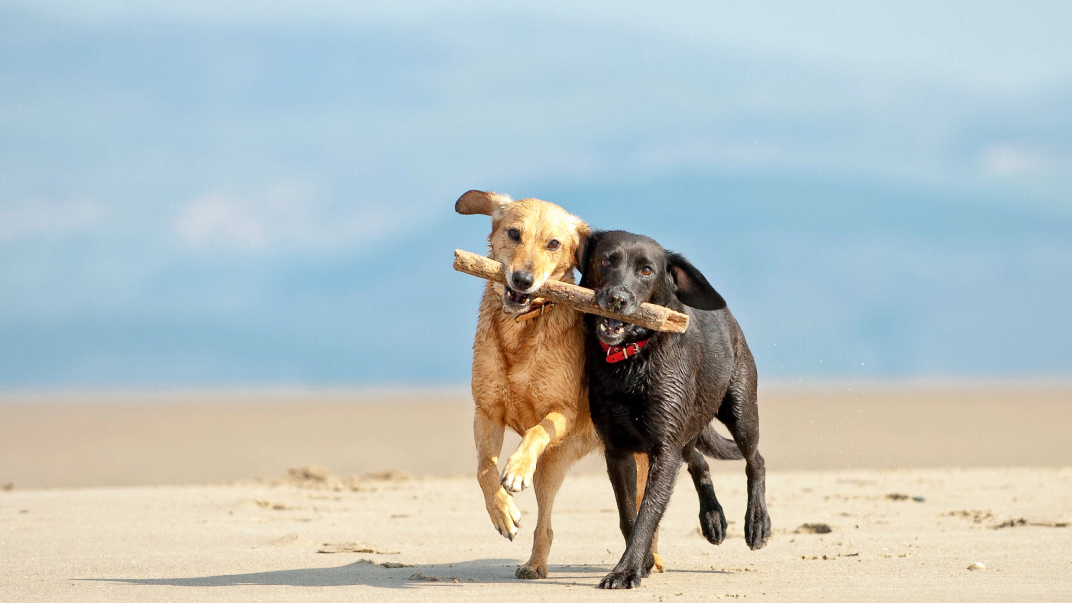
#> input picture masking/test_img/painter_input_image.jpg, 1072 x 603 px
$ python mask_painter.py
#> lines starting #> are read from the running program, lines starting #| are printed output that depends on the picture; after the words box and inside, x2 and y2 are one past the last pixel; in counts of white or black regions, pixels touching at a corner belong together; long printed decimals are rounded
import cv2
import numpy as np
from PIL import Image
import time


def colormap(rgb=True):
    color_list = np.array(
        [
            0.000, 0.000, 0.000,
            1.000, 1.000, 1.000,
            1.000, 0.498, 0.313,
            0.392, 0.581, 0.929,
            0.000, 0.447, 0.741,
            0.850, 0.325, 0.098,
            0.929, 0.694, 0.125,
            0.494, 0.184, 0.556,
            0.466, 0.674, 0.188,
            0.301, 0.745, 0.933,
            0.635, 0.078, 0.184,
            0.300, 0.300, 0.300,
            0.600, 0.600, 0.600,
            1.000, 0.000, 0.000,
            1.000, 0.500, 0.000,
            0.749, 0.749, 0.000,
            0.000, 1.000, 0.000,
            0.000, 0.000, 1.000,
            0.667, 0.000, 1.000,
            0.333, 0.333, 0.000,
            0.333, 0.667, 0.000,
            0.333, 1.000, 0.000,
            0.667, 0.333, 0.000,
            0.667, 0.667, 0.000,
            0.667, 1.000, 0.000,
            1.000, 0.333, 0.000,
            1.000, 0.667, 0.000,
            1.000, 1.000, 0.000,
            0.000, 0.333, 0.500,
            0.000, 0.667, 0.500,
            0.000, 1.000, 0.500,
            0.333, 0.000, 0.500,
            0.333, 0.333, 0.500,
            0.333, 0.667, 0.500,
            0.333, 1.000, 0.500,
            0.667, 0.000, 0.500,
            0.667, 0.333, 0.500,
            0.667, 0.667, 0.500,
            0.667, 1.000, 0.500,
            1.000, 0.000, 0.500,
            1.000, 0.333, 0.500,
            1.000, 0.667, 0.500,
            1.000, 1.000, 0.500,
            0.000, 0.333, 1.000,
            0.000, 0.667, 1.000,
            0.000, 1.000, 1.000,
            0.333, 0.000, 1.000,
            0.333, 0.333, 1.000,
            0.333, 0.667, 1.000,
            0.333, 1.000, 1.000,
            0.667, 0.000, 1.000,
            0.667, 0.333, 1.000,
            0.667, 0.667, 1.000,
            0.667, 1.000, 1.000,
            1.000, 0.000, 1.000,
            1.000, 0.333, 1.000,
            1.000, 0.667, 1.000,
            0.167, 0.000, 0.000,
            0.333, 0.000, 0.000,
            0.500, 0.000, 0.000,
            0.667, 0.000, 0.000,
            0.833, 0.000, 0.000,
            1.000, 0.000, 0.000,
            0.000, 0.167, 0.000,
            0.000, 0.333, 0.000,
            0.000, 0.500, 0.000,
            0.000, 0.667, 0.000,
            0.000, 0.833, 0.000,
            0.000, 1.000, 0.000,
            0.000, 0.000, 0.167,
            0.000, 0.000, 0.333,
            0.000, 0.000, 0.500,
            0.000, 0.000, 0.667,
            0.000, 0.000, 0.833,
            0.000, 0.000, 1.000,
            0.143, 0.143, 0.143,
            0.286, 0.286, 0.286,
            0.429, 0.429, 0.429,
            0.571, 0.571, 0.571,
            0.714, 0.714, 0.714,
            0.857, 0.857, 0.857
        ]
    ).astype(np.float32)
    color_list = color_list.reshape((-1, 3)) * 255
    if not rgb:
        color_list = color_list[:, ::-1]
    return color_list


color_list = colormap()
color_list = color_list.astype('uint8').tolist()


def vis_add_mask(image, background_mask, contour_mask, background_color, contour_color, background_alpha,
                 contour_alpha):
    background_color = np.array(background_color)
    contour_color = np.array(contour_color)

    # background_mask = 1 - background_mask
    # contour_mask = 1 - contour_mask

    for i in range(3):
        image[:, :, i] = image[:, :, i] * (1 - background_alpha + background_mask * background_alpha) \
                         + background_color[i] * (background_alpha - background_mask * background_alpha)

        image[:, :, i] = image[:, :, i] * (1 - contour_alpha + contour_mask * contour_alpha) \
                         + contour_color[i] * (contour_alpha - contour_mask * contour_alpha)

    return image.astype('uint8')


def mask_generator_00(mask, background_radius, contour_radius):
    # no background width when '00'
    # distance map
    dist_transform_fore = cv2.distanceTransform(mask, cv2.DIST_L2, 3)
    dist_transform_back = cv2.distanceTransform(1 - mask, cv2.DIST_L2, 3)
    dist_map = dist_transform_fore - dist_transform_back
    # ...:::!!!:::...
    contour_radius += 2
    contour_mask = np.abs(np.clip(dist_map, -contour_radius, contour_radius))
    contour_mask = contour_mask / np.max(contour_mask)
    contour_mask[contour_mask > 0.5] = 1.

    return mask, contour_mask


def mask_generator_01(mask, background_radius, contour_radius):
    # no background width when '00'
    # distance map
    dist_transform_fore = cv2.distanceTransform(mask, cv2.DIST_L2, 3)
    dist_transform_back = cv2.distanceTransform(1 - mask, cv2.DIST_L2, 3)
    dist_map = dist_transform_fore - dist_transform_back
    # ...:::!!!:::...
    contour_radius += 2
    contour_mask = np.abs(np.clip(dist_map, -contour_radius, contour_radius))
    contour_mask = contour_mask / np.max(contour_mask)
    return mask, contour_mask


def mask_generator_10(mask, background_radius, contour_radius):
    # distance map
    dist_transform_fore = cv2.distanceTransform(mask, cv2.DIST_L2, 3)
    dist_transform_back = cv2.distanceTransform(1 - mask, cv2.DIST_L2, 3)
    dist_map = dist_transform_fore - dist_transform_back
    # .....:::::!!!!!
    background_mask = np.clip(dist_map, -background_radius, background_radius)
    background_mask = (background_mask - np.min(background_mask))
    background_mask = background_mask / np.max(background_mask)
    # ...:::!!!:::...
    contour_radius += 2
    contour_mask = np.abs(np.clip(dist_map, -contour_radius, contour_radius))
    contour_mask = contour_mask / np.max(contour_mask)
    contour_mask[contour_mask > 0.5] = 1.
    return background_mask, contour_mask


def mask_generator_11(mask, background_radius, contour_radius):
    # distance map
    dist_transform_fore = cv2.distanceTransform(mask, cv2.DIST_L2, 3)
    dist_transform_back = cv2.distanceTransform(1 - mask, cv2.DIST_L2, 3)
    dist_map = dist_transform_fore - dist_transform_back
    # .....:::::!!!!!
    background_mask = np.clip(dist_map, -background_radius, background_radius)
    background_mask = (background_mask - np.min(background_mask))
    background_mask = background_mask / np.max(background_mask)
    # ...:::!!!:::...
    contour_radius += 2
    contour_mask = np.abs(np.clip(dist_map, -contour_radius, contour_radius))
    contour_mask = contour_mask / np.max(contour_mask)
    return background_mask, contour_mask


def mask_painter(input_image, input_mask, background_alpha=0.5, background_blur_radius=7, contour_width=3,
                 contour_color=3, contour_alpha=1, mode='11'):
    """
    Input:
    input_image: numpy array
    input_mask: numpy array
    background_alpha: transparency of background, [0, 1], 1: all black, 0: do nothing
    background_blur_radius: radius of background blur, must be odd number
    contour_width: width of mask contour, must be odd number
    contour_color: color index (in color map) of mask contour, 0: black, 1: white, >1: others
    contour_alpha: transparency of mask contour, [0, 1], if 0: no contour highlighted
    mode: painting mode, '00', no blur, '01' only blur contour, '10' only blur background, '11' blur both

    Output:
    painted_image: numpy array
    """
    assert input_image.shape[:2] == input_mask.shape, 'different shape'
    assert background_blur_radius % 2 * contour_width % 2 > 0, 'background_blur_radius and contour_width must be ODD'
    assert mode in ['00', '01', '10', '11'], 'mode should be 00, 01, 10, or 11'

    # downsample input image and mask
    width, height = input_image.shape[0], input_image.shape[1]
    res = 1024
    ratio = min(1.0 * res / max(width, height), 1.0)
    input_image = cv2.resize(input_image, (int(height * ratio), int(width * ratio)))
    input_mask = cv2.resize(input_mask, (int(height * ratio), int(width * ratio)))

    # 0: background, 1: foreground
    msk = np.clip(input_mask, 0, 1)

    # generate masks for background and contour pixels
    background_radius = (background_blur_radius - 1) // 2
    contour_radius = (contour_width - 1) // 2
    generator_dict = {'00': mask_generator_00, '01': mask_generator_01, '10': mask_generator_10,
                      '11': mask_generator_11}
    background_mask, contour_mask = generator_dict[mode](msk, background_radius, contour_radius)

    # paint
    painted_image = vis_add_mask \
        (input_image, background_mask, contour_mask, color_list[0], color_list[contour_color], background_alpha,
         contour_alpha)  # black for background

    return painted_image


if __name__ == '__main__':
    background_alpha = 0.7  # transparency of background 1: all black, 0: do nothing
    background_blur_radius = 31  # radius of background blur, must be odd number
    contour_width = 11  # contour width, must be odd number
    contour_color = 3  # id in color map, 0: black, 1: white, >1: others
    contour_alpha = 1  # transparency of background, 0: no contour highlighted

    # load input image and mask
    input_image = np.array(Image.open('./test_img/painter_input_image.jpg').convert('RGB'))
#> input_image is the input picture: shape (603, 1072, 3); mean R, G, B 182, 192.5, 191.9
    input_mask = np.array(Image.open('./test_img/painter_input_mask.jpg').convert('P'))
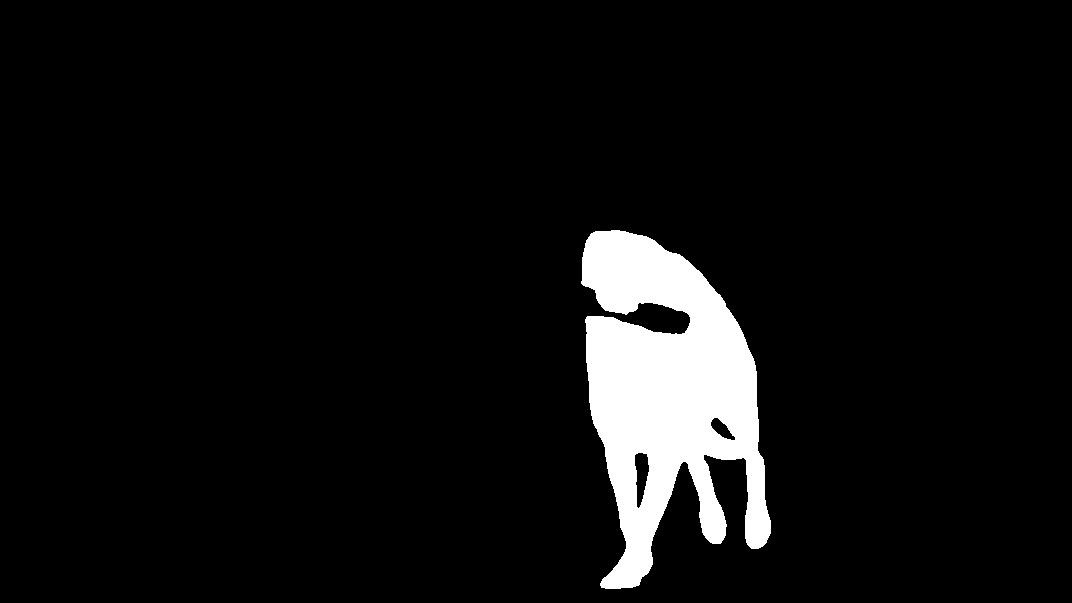
#> input picture masking/test_img/painter_input_mask.jpg, 1072 x 603 px
#> input_mask: shape (603, 1072); values 0 (black) and 225 (white), 6.1% white; 1 white region, box (x1, y1, x2, y2) and area: (581, 230, 771, 589) 39466

    # paint
    overall_time_1 = 0
    overall_time_2 = 0
    overall_time_3 = 0
    overall_time_4 = 0
    overall_time_5 = 0

    for i in range(50):
        t2 = time.time()
        painted_image_00 = mask_painter(input_image, input_mask, background_alpha, background_blur_radius,
                                        contour_width, contour_color, contour_alpha, mode='00')
        e2 = time.time()

        t3 = time.time()
        painted_image_10 = mask_painter(input_image, input_mask, background_alpha, background_blur_radius,
                                        contour_width, contour_color, contour_alpha, mode='10')
        e3 = time.time()

        t1 = time.time()
        painted_image = mask_painter(input_image, input_mask, background_alpha, background_blur_radius, contour_width,
                                     contour_color, contour_alpha)
        e1 = time.time()

        t4 = time.time()
        painted_image_01 = mask_painter(input_image, input_mask, background_alpha, background_blur_radius,
                                        contour_width, contour_color, contour_alpha, mode='01')
        e4 = time.time()

        t5 = time.time()
        painted_image_11 = mask_painter(input_image, input_mask, background_alpha, background_blur_radius,
                                        contour_width, contour_color, contour_alpha, mode='11')
        e5 = time.time()

        overall_time_1 += (e1 - t1)
        overall_time_2 += (e2 - t2)
        overall_time_3 += (e3 - t3)
        overall_time_4 += (e4 - t4)
        overall_time_5 += (e5 - t5)
#> this loop made 50 passes
#> pass 1, in mask_painter, `input_mask = cv2.resize(input_mask, (int(height * ratio), int(width * ..`:
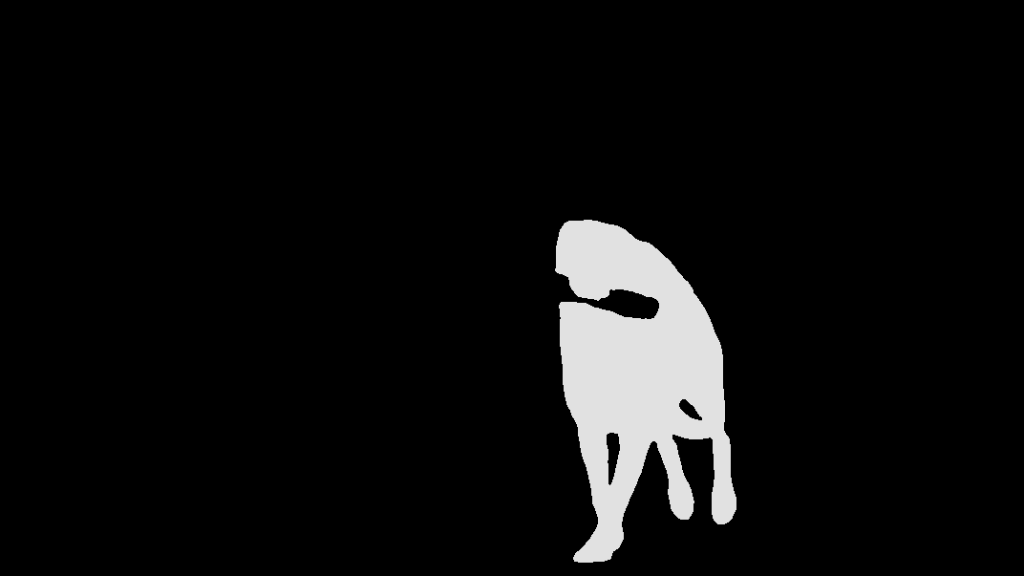
#> input_mask: shape (576, 1024); min 0, max 225, mean 13.7
#> pass 1, in mask_painter, `msk = np.clip(input_mask, 0, 1)`:
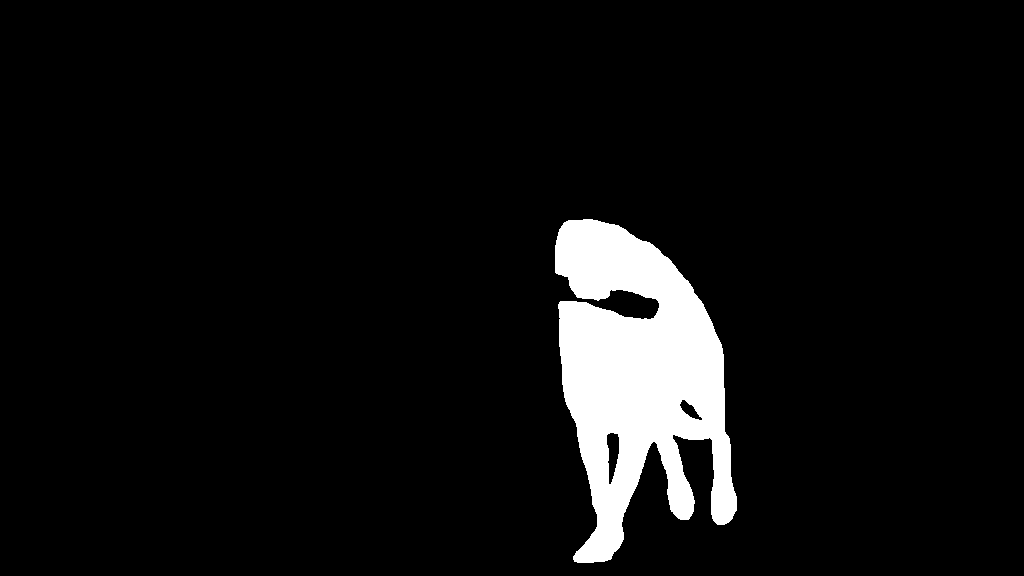
#> msk: shape (576, 1024); values 0 (black) and 1 (white), 6.3% white; 1 white region, box (x1, y1, x2, y2) and area: (555, 219, 737, 563) 36985
#> pass 1, in mask_generator_00, `dist_transform_fore = cv2.distanceTransform(mask, cv2.DIST_L2, 3)`:
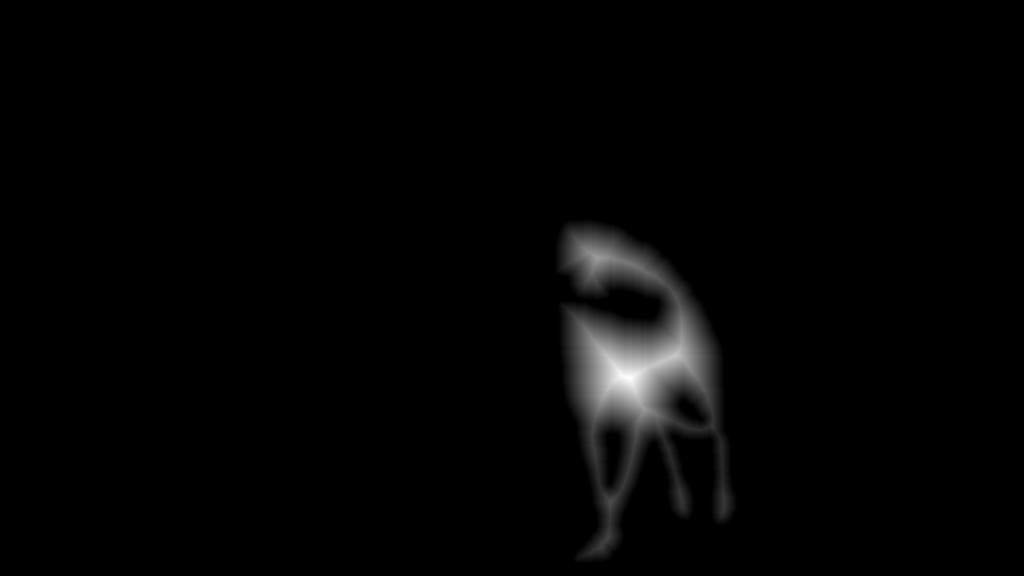
#> dist_transform_fore: shape (576, 1024) float32; min 0, max 58.52, mean 1; drawn with min black and max white

    print(f'average time w gaussian: {overall_time_1 / 50}')
#| average time w gaussian: 0.03354
    print(f'average time w/o gaussian00: {overall_time_2 / 50}')
#| average time w/o gaussian00: 0.04715
    print(f'average time w/o gaussian10: {overall_time_3 / 50}')
#| average time w/o gaussian10: 0.03095
    print(f'average time w/o gaussian01: {overall_time_4 / 50}')
#| average time w/o gaussian01: 0.04404
    print(f'average time w/o gaussian11: {overall_time_5 / 50}')
#| average time w/o gaussian11: 0.02955

    # save
    painted_image_00 = Image.fromarray(painted_image_00)
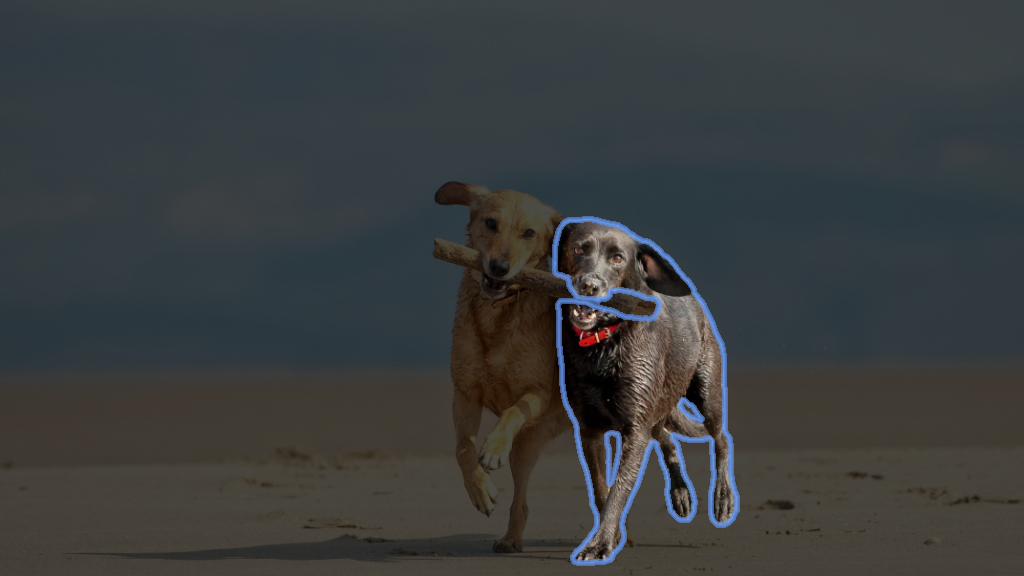
#> painted_image_00: PIL image 1024x576 RGB; mean R, G, B 58, 61.3, 61.9
    painted_image_00.save('./test_img/painter_output_image_00.png')

    painted_image_10 = Image.fromarray(painted_image_10)
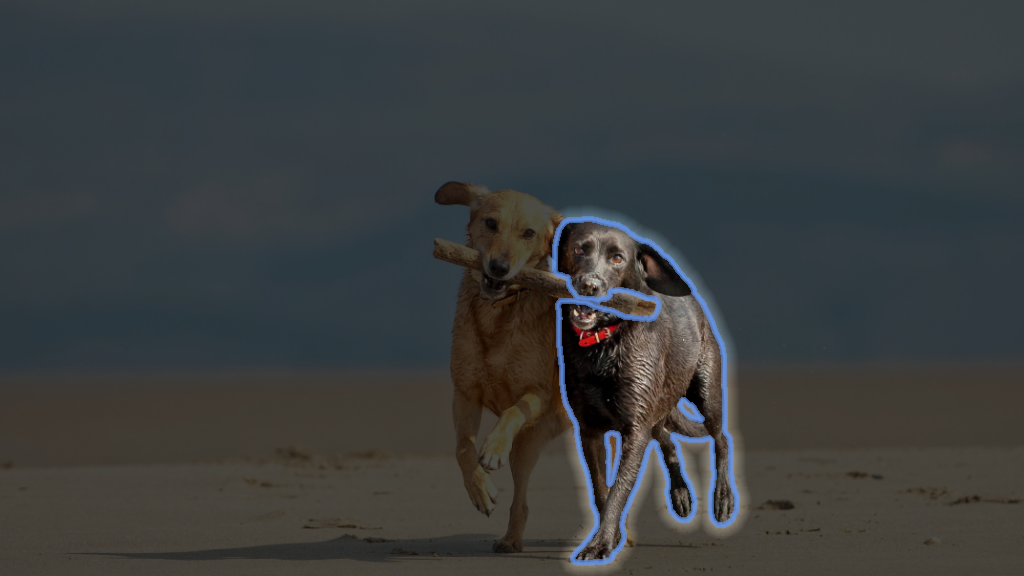
#> painted_image_10: PIL image 1024x576 RGB; mean R, G, B 58.4, 61.7, 62.3
    painted_image_10.save('./test_img/painter_output_image_10.png')

    painted_image_01 = Image.fromarray(painted_image_01)
    painted_image_01.save('./test_img/painter_output_image_01.png')

    painted_image_11 = Image.fromarray(painted_image_11)
    painted_image_11.save('./test_img/painter_output_image_11.png')
